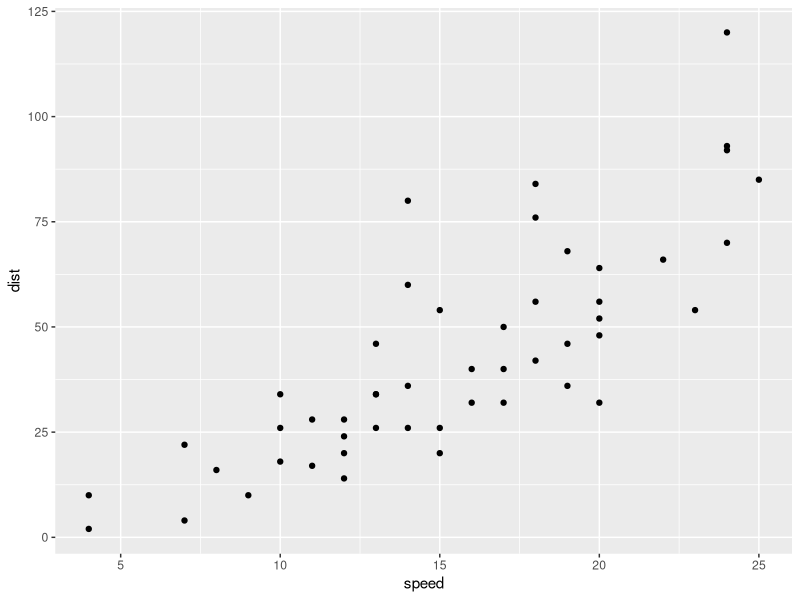
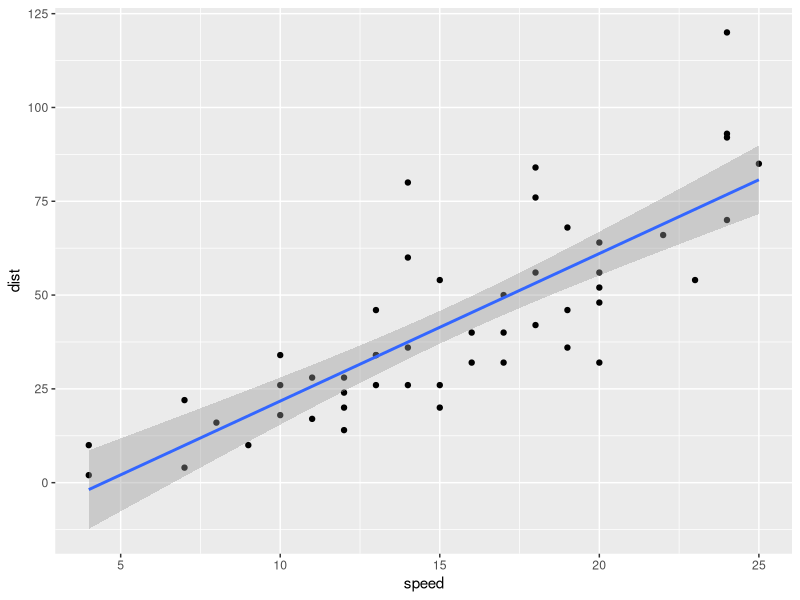
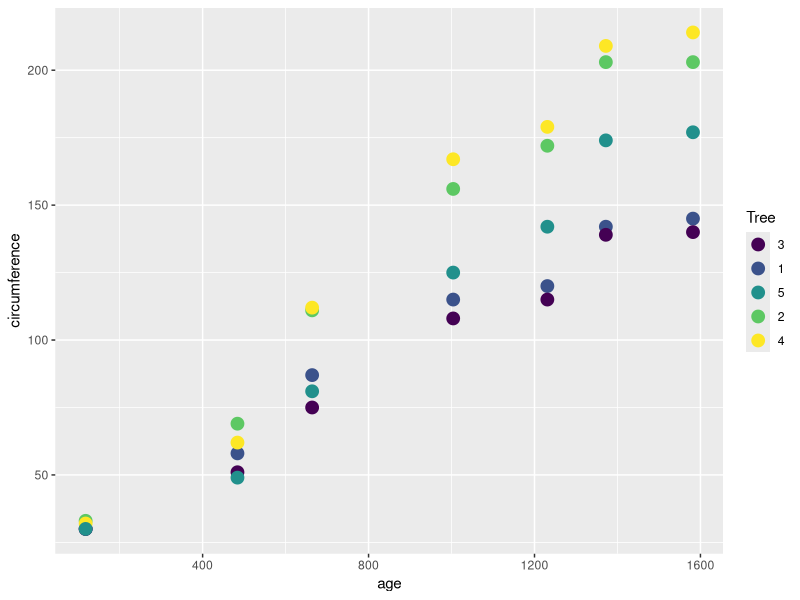
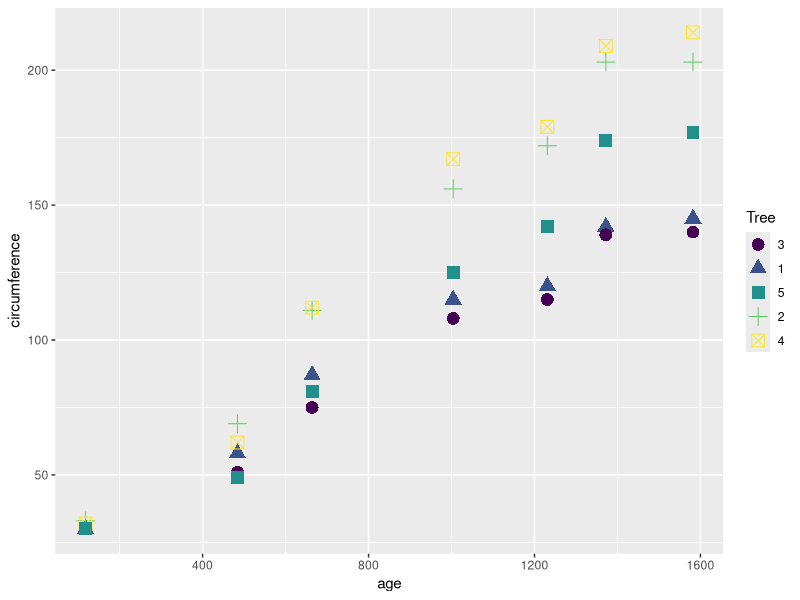
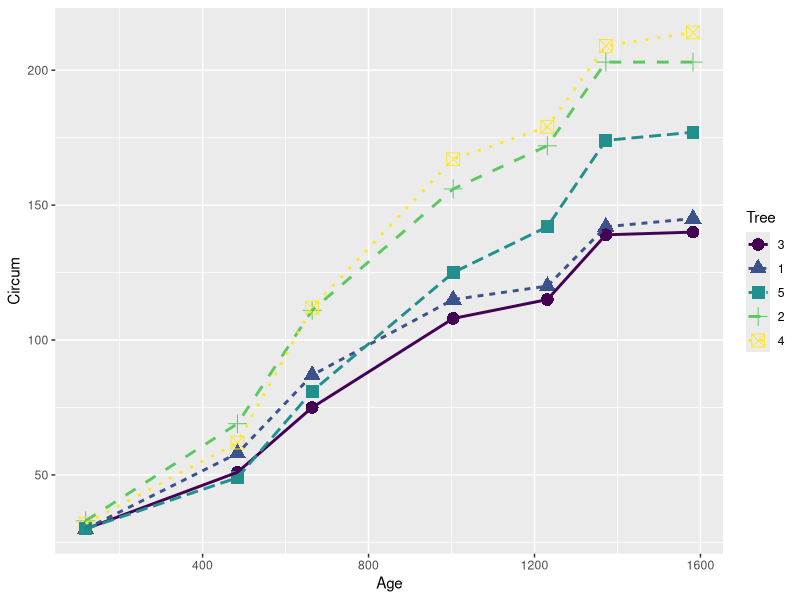

The R script that drew these images, in order: (Note: this script raises an error after producing the figures.)
# Scatter Plot In R

library(ggplot2)

data("cars")
View(cars)
#ggplot scatter graph without line 
ggplot(data = cars,aes(x=speed,y=dist))+geom_point()

ggplot(data = cars,aes(x=speed,y=dist))+geom_point()+
  geom_smooth(method = "lm",se=T,level = 0.95)#geom_smooth code used for the line draw

#scatter plot woth multi lines

data("Orange")
ggplot(Orange,aes(age,circumference,color = Tree))+# color = tree will change the color
  geom_point(size = 4,shape=19)# shape will change ode from 1 to 25

ggplot(Orange,aes(age,circumference,color = Tree))+
  geom_point(size = 4,aes(shape = Tree))# shape will change ode from 1 to 25

ggplot(Orange,aes(age,circumference,color = Tree))+
  geom_point(size = 4,aes(shape = Tree))+
  labs(x = "Age",y= "Circum")+
  geom_line(aes(linetype = Tree),size = 1)+
  ggsave("Scatterplot.pdf")

#bubble plot
install.packages("viridis")
install.packages("viridisLite")
library(viridisLite)
library(viridis)
data("quakes")
nrow(quakes)
ncol(quakes)
q_sample <- quakes[seq(from = 1, to= 1000,by=10),]
nrow(q_sample)
View(q_sample)
ggplot(data = q_sample,aes(x = lat, y = long))+
  geom_point(aes(size = mag,color = mag))+
  guides(size= F)+# size = F,color = F,to remove side guides
  scale_color_viridis_b(option = "B")+
  scale_size_continuous(range = c(1,9))+
  labs(x = "latitude",y= "Logitude",title = "Mag Grape")+
  ggsave("Bubble Plot.pdf")


#jitter_plot in R
data(diamonds)
View(diamonds)
q1_sample <- diamonds[seq(from =1,to=49000,by= 100),]  #increase the data graph will be dense       
#View(q1_sample)
#nrow(q1_sample)
#ggplot(q1_sample,aes(cut,price))+geom_point() # geom_point
ggplot(q1_sample,aes(cut,price,color=cut))+geom_jitter()+
  ggsave("geom_jitter.jpeg")# geom_jitter

